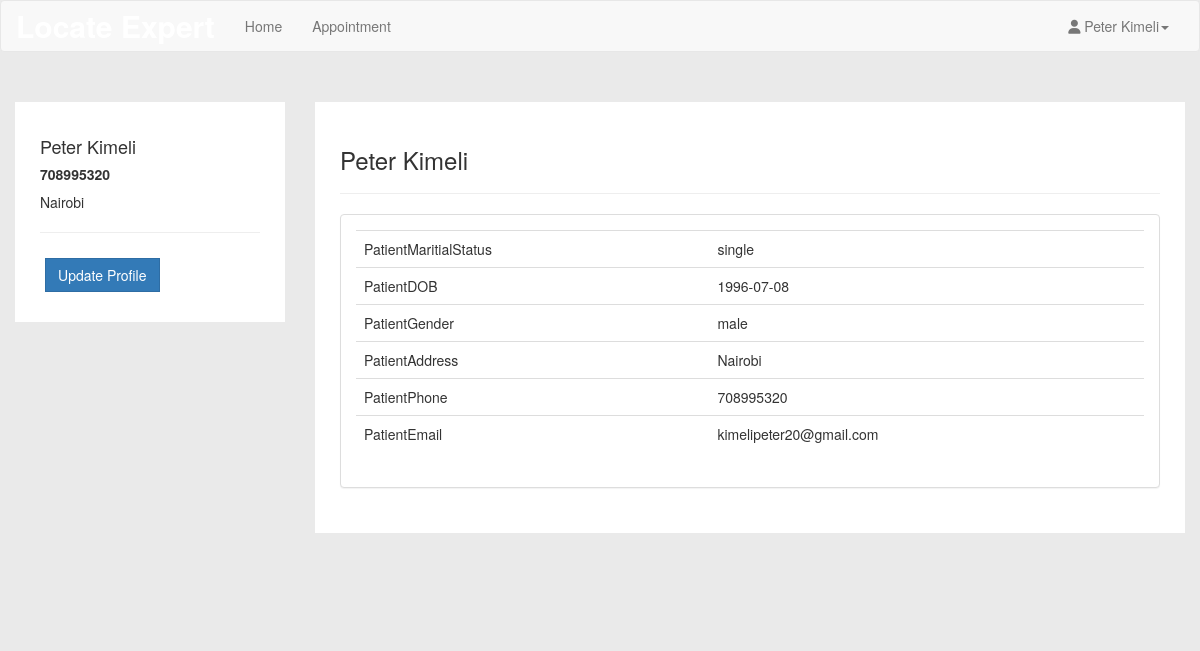
The page /patient/profile.php (signed in) on the database its author committed.
### tables this page shows
CREATE TABLE `patient` (
  `icPatient` bigint(12) NOT NULL,
  `password` varchar(20) NOT NULL,
  `patientFirstName` varchar(20) NOT NULL,
  `patientLastName` varchar(20) NOT NULL,
  `patientMaritialStatus` varchar(10) NOT NULL,
  `patientDOB` date NOT NULL,
  `patientGender` varchar(10) NOT NULL,
  `patientAddress` varchar(100) NOT NULL,
  `patientPhone` varchar(15) NOT NULL,
  `patientEmail` varchar(100) NOT NULL
);

### patient/profile.php (the view, shortened to what this page needs)
<?php
include_once '../assets/conn/dbconnect.php';
$res=mysqli_query($con,"SELECT * FROM patient WHERE icPatient=".$_SESSION['patientSession']);
$userRow=mysqli_fetch_array($res,MYSQLI_ASSOC);
?>
<!DOCTYPE html>
<html lang="en">
	<head>
		<link href="assets/css/bootstrap.min.css" rel="stylesheet">
		<link href="assets/css/default/style.css" rel="stylesheet">
		<link href="assets/css/default/blocks.css" rel="stylesheet">
		<link href="assets/css/date/bootstrap-datepicker.css" rel="stylesheet">
		<link href="assets/css/date/bootstrap-datepicker3.css" rel="stylesheet">
		<link rel="stylesheet" href="https://formden.com/static/cdn/bootstrap-iso.css" />
		<link rel="stylesheet" href="https://formden.com/static/cdn/font-awesome/4.4.0/css/font-awesome.min.css" />
	</head>
	<body>
		<nav class="navbar navbar-default " role="navigation">
			<div class="container-fluid">
				<div class="navbar-header">
					<a class="navbar-brand" href="patient.php"><p><b>Locate Expert</b></p></a>
				</div>
				<div class="collapse navbar-collapse" id="bs-example-navbar-collapse-1">
					<ul class="nav navbar-nav">
						<ul class="nav navbar-nav">
							<li><a href="patient.php">Home</a></li>
							<li><a href="patientapplist.php?patientId=<?php echo $userRow['icPatient']; ?>">Appointment</a></li>
						</ul>
					</ul>
					<ul class="nav navbar-nav navbar-right">
						<li class="dropdown">
							<a href="#" class="dropdown-toggle" data-toggle="dropdown"><i class="fa fa-user"></i> <?php echo $userRow['patientFirstName']; ?> <?php echo $userRow['patientLastName']; ?><b class="caret"></b></a>
						</li>
					</ul>
				</div>
			</div>
		</nav>
		<div class="container">
			<section style="padding-bottom: 50px; padding-top: 50px;">
				<div class="row">
					<div class="row">
						<div class="col-md-3 col-sm-3">
							<div class="user-wrapper">
								<div class="description">
									<h4><?php echo $userRow['patientFirstName']; ?> <?php echo $userRow['patientLastName']; ?></h4>
									<h5> <strong> <?php echo $userRow['patientPhone']; ?>  </strong></h5>
									<p>
									<?php echo $userRow['patientAddress']; ?>
									</p>
									<hr />
									<button type="button" class="btn btn-primary" data-toggle="modal" data-target="#myModal">Update Profile</button>
								</div>
							</div>
						</div>
						<div class="col-md-9 col-sm-9  user-wrapper">
							<div class="description">
								<h3> <?php echo $userRow['patientFirstName']; ?> <?php echo $userRow['patientLastName']; ?> </h3>
								<hr />
								<div class="panel panel-default">
									<div class="panel-body">
										<table class="table table-user-information" align="center">
											<tbody>
												<tr>
													<td>PatientMaritialStatus</td>
													<td><?php echo $userRow['patientMaritialStatus']; ?></td>
												</tr>
												<tr>
													<td>PatientDOB</td>
													<td><?php echo $userRow['patientDOB']; ?></td>
												</tr>
												<tr>
													<td>PatientGender</td>
													<td><?php echo $userRow['patientGender']; ?></td>
												</tr>
												<tr>
													<td>PatientAddress</td>
													<td><?php echo $userRow['patientAddress']; ?>
													</td>
												</tr>
												<tr>
													<td>PatientPhone</td>
													<td><?php echo $userRow['patientPhone']; ?>
													</td>
												</tr>
												<tr>
													<td>PatientEmail</td>
													<td><?php echo $userRow['patientEmail']; ?>
													</td>
												</tr>
											</tbody>
										</table>
									</div>
								</div>
							</div>
						</div>
					</div>
					<div class="col-md-4">
							<br /><br/>
						</div>
					</div>
				</section>
			</div>
		</body>
	</html>

### patient/assets/css/default/style.css (style rules this page uses)
body { background-color: #EAEAEA !important; }
.navbar-default .navbar-brand { color:#fff; font-size:30px; font-weight:bold; }
.navbar { margin-bottom: 0px !important; }
.user-wrapper .btn { border-radius: 0px; -webkit-border-radius: 0px; -moz-border-radius: 0px; margin: 5px; }
.user-wrapper .description { padding: 25px; background-color: #fff; }

### patient/assets/css/default/blocks.css (style rules this page uses)
*, *:after, *:before { box-sizing: border-box; }

### rows shown on the page
patient: patientFirstName "Peter", patientLastName "Kimeli", patientPhone "708995320", patientAddress "Nairobi", patientMaritialStatus "single", patientDOB "1996-07-08", patientGender "male", patientEmail "kimelipeter20@gmail.com"
